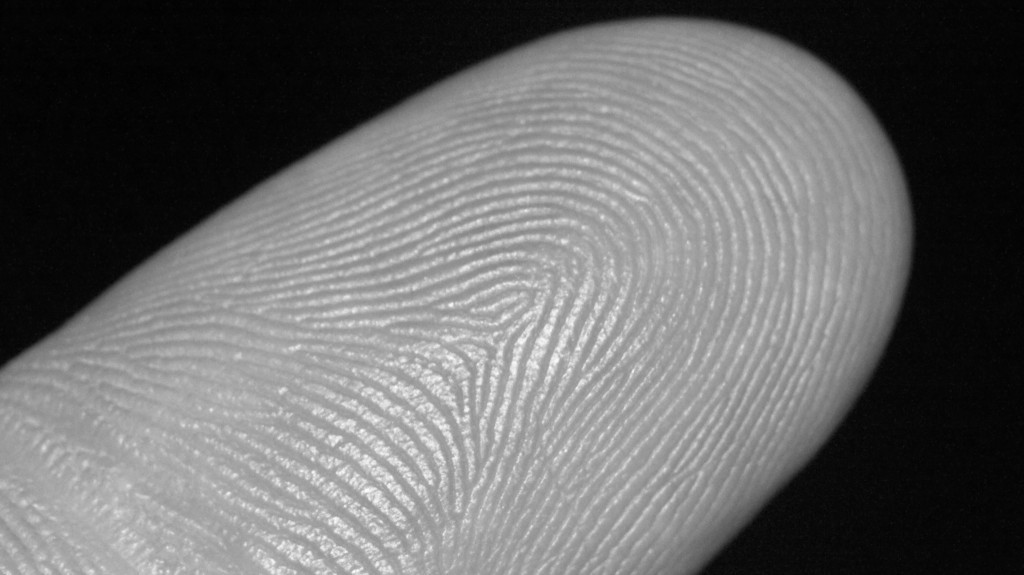
#> input picture resources/gray.png, 1024 x 575 px
$ python -i edge_detect.py   (imports and definitions only)
#> lines starting #> are read from the running program, lines starting #| are printed output that depends on the picture; after the words box and inside, x2 and y2 are one past the last pixel; in counts of white or black regions, pixels touching at a corner belong together
#> further down, picture is the input picture: shape (575, 1024, 3); min 0, max 255, mean 105.1
__author__ = 'sunary'


import cv2
from utils import helper
from preprocess import histogram_equalization
import numpy as np


# [69 lines left out: functions basic, edge_detect, auto_canny, full_detect, not called in this run]


def extractEdges(input, cannyThreshold1=50, cannyThreshold2=200, borderApertureSize=3):
#> called with cannyThreshold1 = 50, cannyThreshold2 = 200, borderApertureSize = 3
    input_gray = cv2.cvtColor(input, cv2.COLOR_BGR2GRAY)
    input_gray = cv2.createCLAHE(clipLimit=4.5, tileGridSize=(9,9)).apply(input_gray)
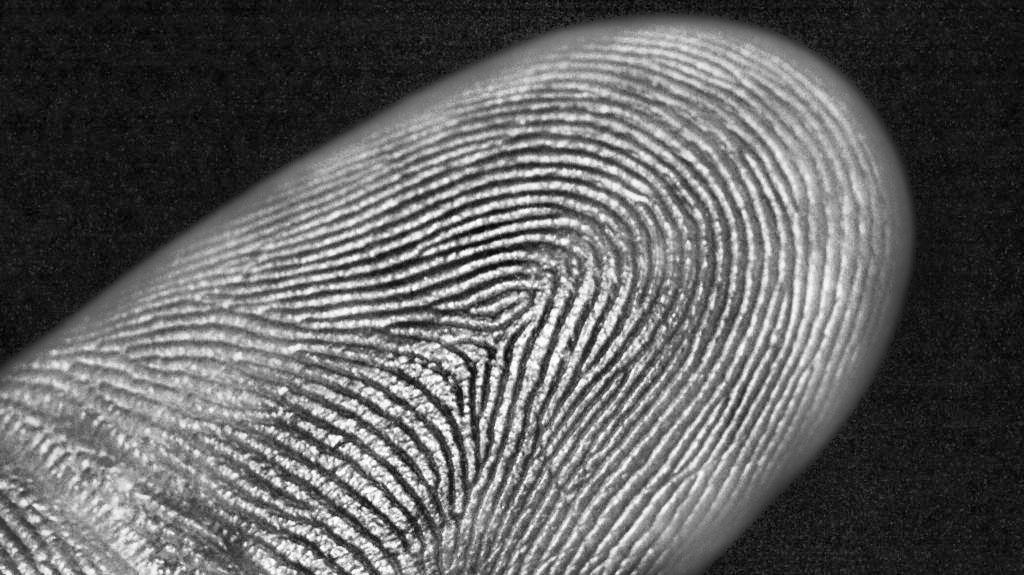
#> input_gray: shape (575, 1024); min 1, max 255, mean 96.5
    input_gray = cv2.GaussianBlur(input_gray, (3,3), 1)
    return cv2.Canny(input_gray, cannyThreshold1, cannyThreshold2, apertureSize=borderApertureSize, L2gradient=False)
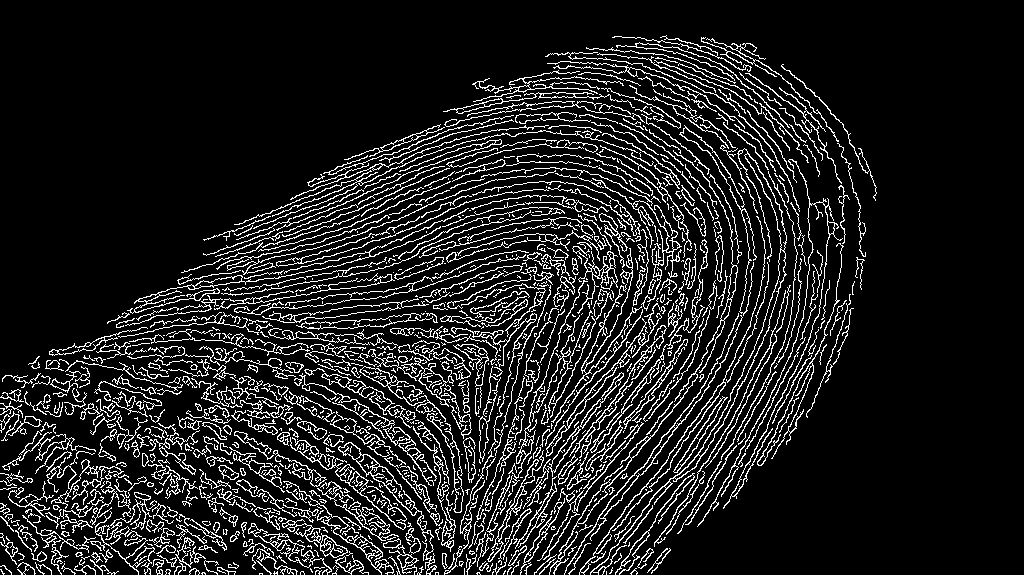
#> returned value: shape (575, 1024); 12.2% white in thin lines or dots, all inside (x1, y1, x2, y2) = (0, 35, 877, 575)


def _sobel():
    return ([[-1, 0, 1], [-2, 0, 2], [-1, 0, 1]],
            [[-1, -2, -1], [0, 0, 0], [1, 2, 1]])


def _robert(self):
    return ([[1, 0], [0, -1]],
            [[0, 1], [-1, 0]])


def _prewitt(self):
    return ([[-1, 0, 1], [-1, 0, 1], [-1, 0, 1]],
            [[-1, -1, -1], [0, 0, 0], [1, 1, 1]])


# [14 lines left out: function bounding_box, not called in this run]


# [8 lines not run here, left out]

>>> import cv2
>>> picture = cv2.imread('../resources/gray.png')
>>> result = extractEdges(picture)
